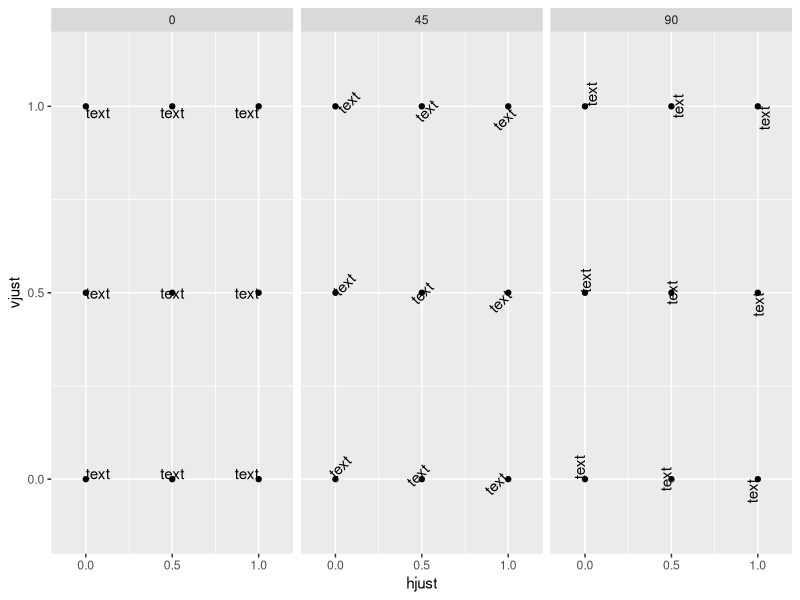

The R source for this figure:
# from http://stackoverflow.com/questions/7263849/what-do-hjust-and-vjust-do-when-making-a-plot-using-ggplot
# The value of hjust and vjust are only defined between 0 and 1:
# 0 means left-justified
# 1 means right-justified

library(ggplot2)
td <- expand.grid(
  hjust=c(0, 0.5, 1),
  vjust=c(0, 0.5, 1),
  angle=c(0, 45, 90),
  text="text"
)

ggplot(td, aes(x=hjust, y=vjust)) + 
  geom_point() +
  geom_text(aes(label=text, angle=angle, hjust=hjust, vjust=vjust)) + 
  facet_grid(~angle) +
  scale_x_continuous(breaks=c(0, 0.5, 1), expand=c(0, 0.2)) +
  scale_y_continuous(breaks=c(0, 0.5, 1), expand=c(0, 0.2))